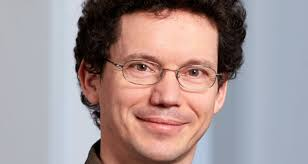
#> input picture data/images-21.jpeg, 308 x 164 px
$ python face_detection.py
#> lines starting #> are read from the running program, lines starting #| are printed output that depends on the picture; after the words box and inside, x2 and y2 are one past the last pixel; in counts of white or black regions, pixels touching at a corner belong together
import cv2

face_cascade = cv2.CascadeClassifier('models/haarcascade_frontalface_default.xml')
eye_cascade = cv2.CascadeClassifier('models/haarcascade_eye.xml')

im_path = "data/images-21.jpeg"
img = cv2.imread(im_path)
#> img is the input picture: shape (164, 308, 3); mean B, G, R 149.3, 148.7, 165.7
gray = cv2.cvtColor(img, cv2.COLOR_BGR2GRAY)
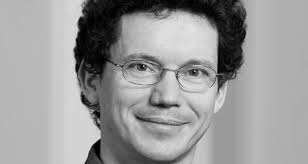
#> gray: shape (164, 308); min 0, max 228, mean 153.8
faces = face_cascade.detectMultiScale(gray, 1.3, 5)
#> faces = [[101, 18, 129, 129]]

# plotting rectangles around the faces
for (x, y, w, h) in faces:
    cv2.rectangle(img, (x, y), (x+w, y+h), (255, 0, 0), 2)
    roi_gray = gray[y:y+h, x:x+w]
    roi_color = img[y:y+h, x:x+w]
    eyes = eye_cascade.detectMultiScale(roi_gray)
    for (ex, ey, ew, eh) in eyes:
        cv2.rectangle(roi_color, (ex, ey), (ex+ew, ey+eh), (0, 255, 0), 2)
#> this loop made 1 pass
#> (x, y, w, h, eyes) on pass 1: (101, 18, 129, 129, [[25, 36, 25, 25], [74, 38, 34, 34]])
#> pass 1, `roi_gray = gray[y:y+h, x:x+w]`:
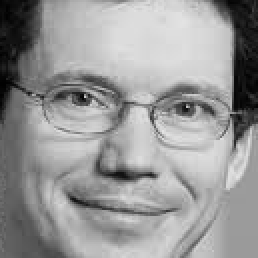
#> roi_gray: shape (129, 129) (shown 2 times larger); min 1, max 228, mean 151.9
#> pass 1, `roi_color = img[y:y+h, x:x+w]`:
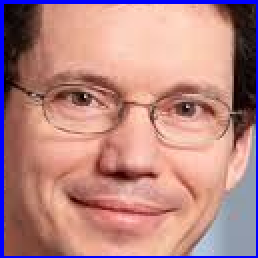
#> roi_color: shape (129, 129, 3) (shown 2 times larger); mean B, G, R 131.9, 134, 183.2
#> after the loop:
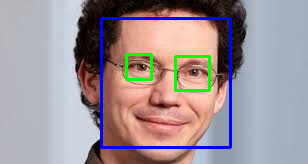
#> img: shape (164, 308, 3); 4.44% of pixels changed, all inside (x1, y1, x2, y2) = (100, 17, 232, 149)
#> after the loop:
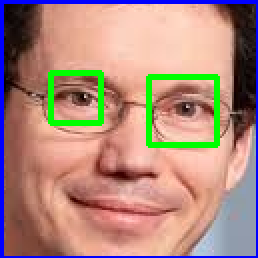
#> roi_color: shape (129, 129, 3) (shown 2 times larger); 4.21% of pixels changed, all inside (x1, y1, x2, y2) = (24, 35, 110, 74)
cv2.imshow('img', img)
cv2.waitKey(0)
cv2.destroyAllWindows()

$ run again, with data/images-10.jpeg copied over data/images-21.jpeg
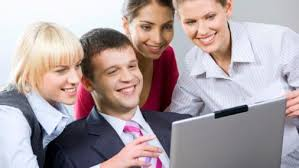
#> input picture data/images-10.jpeg, 299 x 168 px
#> img is the input picture: shape (168, 299, 3); mean B, G, R 161.9, 159.4, 173.6
#> `gray = cv2.cvtColor(img, cv2.COLOR_BGR2GRAY)`:
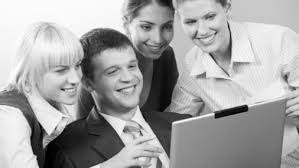
#> gray: shape (168, 299); min 0, max 255, mean 163.9
#> faces = [[95, 48, 55, 55], [129, 6, 57, 57], [38, 49, 53, 53]]
#> the loop `for (x, y, w, h) in faces:` made 3 passes
#> after the loop `for (x, y, w, h) in faces:`:
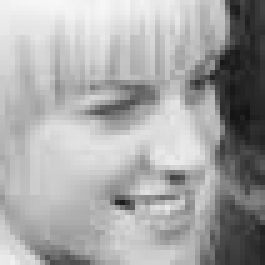
#> roi_gray: shape (53, 53) (shown 5 times larger); min 19, max 247, mean 166.3

$ run again, with data/images-12.jpeg copied over data/images-21.jpeg
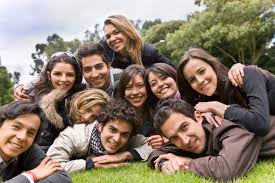
#> input picture data/images-12.jpeg, 275 x 183 px
#> img is the input picture: shape (183, 275, 3); mean B, G, R 108.2, 123.7, 138
#> `gray = cv2.cvtColor(img, cv2.COLOR_BGR2GRAY)`:
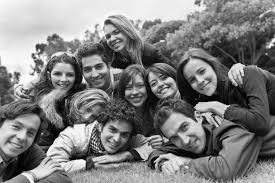
#> gray: shape (183, 275); min 0, max 255, mean 126.2
#> faces = [[48, 63, 29, 29]]
#> the loop `for (x, y, w, h) in faces:` made 1 pass
#> after the loop `for (x, y, w, h) in faces:`:
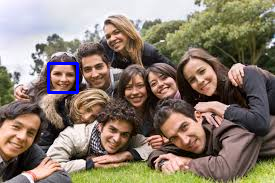
#> img: shape (183, 275, 3); 0.68% of pixels changed, all inside (x1, y1, x2, y2) = (47, 62, 79, 94)
